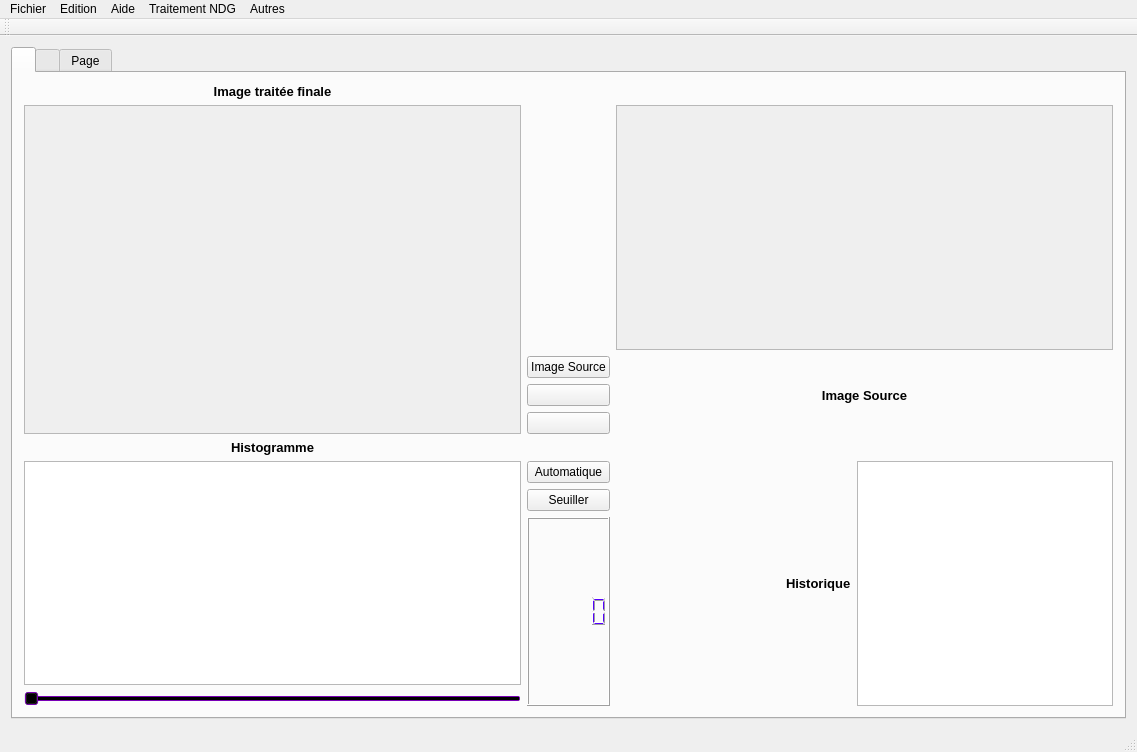
<?xml version="1.0" encoding="UTF-8"?>
<ui version="4.0">
 <class>MainWindow</class>
 <widget class="QMainWindow" name="MainWindow">
  <property name="enabled">
   <bool>true</bool>
  </property>
  <property name="geometry">
   <rect>
    <x>0</x>
    <y>0</y>
    <width>1137</width>
    <height>752</height>
   </rect>
  </property>
  <property name="palette">
   <palette>
    <active>
     <colorrole role="Text">
      <brush brushstyle="SolidPattern">
       <color alpha="255">
        <red>0</red>
        <green>0</green>
        <blue>0</blue>
       </color>
      </brush>
     </colorrole>
    </active>
    <inactive>
     <colorrole role="Text">
      <brush brushstyle="SolidPattern">
       <color alpha="255">
        <red>0</red>
        <green>0</green>
        <blue>0</blue>
       </color>
      </brush>
     </colorrole>
    </inactive>
    <disabled>
     <colorrole role="Text">
      <brush brushstyle="SolidPattern">
       <color alpha="255">
        <red>120</red>
        <green>120</green>
        <blue>120</blue>
       </color>
      </brush>
     </colorrole>
    </disabled>
   </palette>
  </property>
  <property name="windowTitle">
   <string>Projet C++</string>
  </property>
  <widget class="QWidget" name="centralWidget">
   <property name="enabled">
    <bool>true</bool>
   </property>
   <layout class="QGridLayout" name="gridLayout_3">
    <item row="0" column="1">
     <widget class="QTabWidget" name="tab_couleur">
      <property name="cursor">
       <cursorShape>OpenHandCursor</cursorShape>
      </property>
      <property name="currentIndex">
       <number>0</number>
      </property>
      <widget class="QWidget" name="tab_couleurPage1_2">
       <attribute name="title">
        <string/>
       </attribute>
       <layout class="QGridLayout" name="gridLayout">
        <item row="4" column="1">
         <layout class="QVBoxLayout" name="verticalLayout_5">
          <item>
           <widget class="QPushButton" name="boutonauto">
            <property name="cursor">
             <cursorShape>PointingHandCursor</cursorShape>
            </property>
            <property name="text">
             <string>Automatique</string>
            </property>
           </widget>
          </item>
          <item>
           <widget class="QPushButton" name="boutonseuil">
            <property name="cursor">
             <cursorShape>PointingHandCursor</cursorShape>
            </property>
            <property name="text">
             <string>Seuiller</string>
            </property>
           </widget>
          </item>
          <item>
           <widget class="QLCDNumber" name="lcd_seuil">
            <property name="palette">
             <palette>
              <active>
               <colorrole role="WindowText">
                <brush brushstyle="SolidPattern">
                 <color alpha="255">
                  <red>85</red>
                  <green>0</green>
                  <blue>255</blue>
                 </color>
                </brush>
               </colorrole>
               <colorrole role="Text">
                <brush brushstyle="SolidPattern">
                 <color alpha="255">
                  <red>85</red>
                  <green>0</green>
                  <blue>255</blue>
                 </color>
                </brush>
               </colorrole>
               <colorrole role="ButtonText">
                <brush brushstyle="SolidPattern">
                 <color alpha="255">
                  <red>85</red>
                  <green>0</green>
                  <blue>255</blue>
                 </color>
                </brush>
               </colorrole>
               <colorrole role="LinkVisited">
                <brush brushstyle="SolidPattern">
                 <color alpha="255">
                  <red>0</red>
                  <green>0</green>
                  <blue>255</blue>
                 </color>
                </brush>
               </colorrole>
              </active>
              <inactive>
               <colorrole role="WindowText">
                <brush brushstyle="SolidPattern">
                 <color alpha="255">
                  <red>85</red>
                  <green>0</green>
                  <blue>255</blue>
                 </color>
                </brush>
               </colorrole>
               <colorrole role="Text">
                <brush brushstyle="SolidPattern">
                 <color alpha="255">
                  <red>85</red>
                  <green>0</green>
                  <blue>255</blue>
                 </color>
                </brush>
               </colorrole>
               <colorrole role="ButtonText">
                <brush brushstyle="SolidPattern">
                 <color alpha="255">
                  <red>85</red>
                  <green>0</green>
                  <blue>255</blue>
                 </color>
                </brush>
               </colorrole>
               <colorrole role="LinkVisited">
                <brush brushstyle="SolidPattern">
                 <color alpha="255">
                  <red>0</red>
                  <green>0</green>
                  <blue>255</blue>
                 </color>
                </brush>
               </colorrole>
              </inactive>
              <disabled>
               <colorrole role="WindowText">
                <brush brushstyle="SolidPattern">
                 <color alpha="255">
                  <red>85</red>
                  <green>0</green>
                  <blue>255</blue>
                 </color>
                </brush>
               </colorrole>
               <colorrole role="Text">
                <brush brushstyle="SolidPattern">
                 <color alpha="255">
                  <red>85</red>
                  <green>0</green>
                  <blue>255</blue>
                 </color>
                </brush>
               </colorrole>
               <colorrole role="ButtonText">
                <brush brushstyle="SolidPattern">
                 <color alpha="255">
                  <red>85</red>
                  <green>0</green>
                  <blue>255</blue>
                 </color>
                </brush>
               </colorrole>
               <colorrole role="LinkVisited">
                <brush brushstyle="SolidPattern">
                 <color alpha="255">
                  <red>0</red>
                  <green>0</green>
                  <blue>255</blue>
                 </color>
                </brush>
               </colorrole>
              </disabled>
             </palette>
            </property>
            <property name="autoFillBackground">
             <bool>false</bool>
            </property>
            <property name="styleSheet">
             <string notr="true">QLCDNumber{
color: rgb(85, 0, 255);
font: 75 8pt &quot;MS Shell Dlg 2&quot;;
}</string>
            </property>
           </widget>
          </item>
         </layout>
        </item>
        <item row="4" column="2">
         <layout class="QHBoxLayout" name="horizontalLayout">
          <item>
           <spacer name="horizontalSpacer">
            <property name="orientation">
             <enum>Qt::Horizontal</enum>
            </property>
            <property name="sizeHint" stdset="0">
             <size>
              <width>40</width>
              <height>20</height>
             </size>
            </property>
           </spacer>
          </item>
          <item>
           <widget class="QLabel" name="lblhistorimage">
            <property name="font">
             <font>
              <pointsize>10</pointsize>
              <weight>75</weight>
              <bold>true</bold>
             </font>
            </property>
            <property name="text">
             <string>Historique</string>
            </property>
           </widget>
          </item>
          <item>
           <widget class="QTextEdit" name="txthistori"/>
          </item>
         </layout>
        </item>
        <item row="2" column="1">
         <layout class="QVBoxLayout" name="verticalLayout_2">
          <item>
           <widget class="QPushButton" name="bouton_source">
            <property name="cursor">
             <cursorShape>PointingHandCursor</cursorShape>
            </property>
            <property name="text">
             <string>Image Source</string>
            </property>
           </widget>
          </item>
          <item>
           <widget class="QPushButton" name="boutonplus">
            <property name="cursor">
             <cursorShape>PointingHandCursor</cursorShape>
            </property>
            <property name="text">
             <string/>
            </property>
           </widget>
          </item>
          <item>
           <widget class="QPushButton" name="boutonmoins">
            <property name="cursor">
             <cursorShape>PointingHandCursor</cursorShape>
            </property>
            <property name="text">
             <string/>
            </property>
           </widget>
          </item>
         </layout>
        </item>
        <item row="4" column="0">
         <layout class="QVBoxLayout" name="verticalLayout_4">
          <item>
           <widget class="QGraphicsView" name="grapHisto"/>
          </item>
          <item>
           <widget class="QSlider" name="hslider">
            <property name="palette">
             <palette>
              <active>
               <colorrole role="WindowText">
                <brush brushstyle="SolidPattern">
                 <color alpha="255">
                  <red>0</red>
                  <green>0</green>
                  <blue>0</blue>
                 </color>
                </brush>
               </colorrole>
               <colorrole role="Button">
                <brush brushstyle="SolidPattern">
                 <color alpha="255">
                  <red>0</red>
                  <green>0</green>
                  <blue>0</blue>
                 </color>
                </brush>
               </colorrole>
               <colorrole role="Light">
                <brush brushstyle="SolidPattern">
                 <color alpha="255">
                  <red>213</red>
                  <green>127</green>
                  <blue>255</blue>
                 </color>
                </brush>
               </colorrole>
               <colorrole role="Midlight">
                <brush brushstyle="SolidPattern">
                 <color alpha="255">
                  <red>191</red>
                  <green>63</green>
                  <blue>255</blue>
                 </color>
                </brush>
               </colorrole>
               <colorrole role="Dark">
                <brush brushstyle="SolidPattern">
                 <color alpha="255">
                  <red>85</red>
                  <green>0</green>
                  <blue>127</blue>
                 </color>
                </brush>
               </colorrole>
               <colorrole role="Mid">
                <brush brushstyle="SolidPattern">
                 <color alpha="255">
                  <red>113</red>
                  <green>0</green>
                  <blue>170</blue>
                 </color>
                </brush>
               </colorrole>
               <colorrole role="Text">
                <brush brushstyle="SolidPattern">
                 <color alpha="255">
                  <red>0</red>
                  <green>0</green>
                  <blue>0</blue>
                 </color>
                </brush>
               </colorrole>
               <colorrole role="BrightText">
                <brush brushstyle="SolidPattern">
                 <color alpha="255">
                  <red>255</red>
                  <green>255</green>
                  <blue>255</blue>
                 </color>
                </brush>
               </colorrole>
               <colorrole role="ButtonText">
                <brush brushstyle="SolidPattern">
                 <color alpha="255">
                  <red>0</red>
                  <green>0</green>
                  <blue>0</blue>
                 </color>
                </brush>
               </colorrole>
               <colorrole role="Base">
                <brush brushstyle="SolidPattern">
                 <color alpha="255">
                  <red>255</red>
                  <green>255</green>
                  <blue>255</blue>
                 </color>
                </brush>
               </colorrole>
               <colorrole role="Window">
                <brush brushstyle="SolidPattern">
                 <color alpha="255">
                  <red>170</red>
                  <green>0</green>
                  <blue>255</blue>
                 </color>
                </brush>
               </colorrole>
               <colorrole role="Shadow">
                <brush brushstyle="SolidPattern">
                 <color alpha="255">
                  <red>0</red>
                  <green>0</green>
                  <blue>0</blue>
                 </color>
                </brush>
               </colorrole>
               <colorrole role="AlternateBase">
                <brush brushstyle="SolidPattern">
                 <color alpha="255">
                  <red>212</red>
                  <green>127</green>
                  <blue>255</blue>
                 </color>
                </brush>
               </colorrole>
               <colorrole role="ToolTipBase">
                <brush brushstyle="SolidPattern">
                 <color alpha="255">
                  <red>255</red>
                  <green>255</green>
                  <blue>220</blue>
                 </color>
                </brush>
               </colorrole>
               <colorrole role="ToolTipText">
                <brush brushstyle="SolidPattern">
                 <color alpha="255">
                  <red>0</red>
                  <green>0</green>
                  <blue>0</blue>
                 </color>
                </brush>
               </colorrole>
              </active>
              <inactive>
               <colorrole role="WindowText">
                <brush brushstyle="SolidPattern">
                 <color alpha="255">
                  <red>0</red>
                  <green>0</green>
                  <blue>0</blue>
                 </color>
                </brush>
               </colorrole>
               <colorrole role="Button">
                <brush brushstyle="SolidPattern">
                 <color alpha="255">
                  <red>0</red>
                  <green>0</green>
                  <blue>0</blue>
                 </color>
                </brush>
               </colorrole>
               <colorrole role="Light">
                <brush brushstyle="SolidPattern">
                 <color alpha="255">
                  <red>213</red>
                  <green>127</green>
                  <blue>255</blue>
                 </color>
                </brush>
               </colorrole>
               <colorrole role="Midlight">
                <brush brushstyle="SolidPattern">
                 <color alpha="255">
                  <red>191</red>
                  <green>63</green>
                  <blue>255</blue>
                 </color>
                </brush>
               </colorrole>
               <colorrole role="Dark">
                <brush brushstyle="SolidPattern">
                 <color alpha="255">
                  <red>85</red>
                  <green>0</green>
                  <blue>127</blue>
                 </color>
                </brush>
               </colorrole>
               <colorrole role="Mid">
                <brush brushstyle="SolidPattern">
                 <color alpha="255">
                  <red>113</red>
                  <green>0</green>
                  <blue>170</blue>
                 </color>
                </brush>
               </colorrole>
               <colorrole role="Text">
                <brush brushstyle="SolidPattern">
                 <color alpha="255">
                  <red>0</red>
                  <green>0</green>
                  <blue>0</blue>
                 </color>
                </brush>
               </colorrole>
               <colorrole role="BrightText">
                <brush brushstyle="SolidPattern">
                 <color alpha="255">
                  <red>255</red>
                  <green>255</green>
                  <blue>255</blue>
                 </color>
                </brush>
               </colorrole>
               <colorrole role="ButtonText">
                <brush brushstyle="SolidPattern">
                 <color alpha="255">
                  <red>0</red>
                  <green>0</green>
                  <blue>0</blue>
                 </color>
                </brush>
               </colorrole>
               <colorrole role="Base">
                <brush brushstyle="SolidPattern">
                 <color alpha="255">
                  <red>255</red>
                  <green>255</green>
                  <blue>255</blue>
                 </color>
                </brush>
               </colorrole>
               <colorrole role="Window">
                <brush brushstyle="SolidPattern">
                 <color alpha="255">
                  <red>170</red>
                  <green>0</green>
                  <blue>255</blue>
                 </color>
                </brush>
               </colorrole>
               <colorrole role="Shadow">
                <brush brushstyle="SolidPattern">
                 <color alpha="255">
                  <red>0</red>
                  <green>0</green>
                  <blue>0</blue>
                 </color>
                </brush>
               </colorrole>
               <colorrole role="AlternateBase">
                <brush brushstyle="SolidPattern">
                 <color alpha="255">
                  <red>212</red>
                  <green>127</green>
                  <blue>255</blue>
                 </color>
                </brush>
               </colorrole>
               <colorrole role="ToolTipBase">
                <brush brushstyle="SolidPattern">
                 <color alpha="255">
                  <red>255</red>
                  <green>255</green>
                  <blue>220</blue>
                 </color>
                </brush>
               </colorrole>
               <colorrole role="ToolTipText">
                <brush brushstyle="SolidPattern">
                 <color alpha="255">
                  <red>0</red>
                  <green>0</green>
                  <blue>0</blue>
                 </color>
                </brush>
               </colorrole>
              </inactive>
              <disabled>
               <colorrole role="WindowText">
                <brush brushstyle="SolidPattern">
                 <color alpha="255">
                  <red>85</red>
                  <green>0</green>
                  <blue>127</blue>
                 </color>
                </brush>
               </colorrole>
               <colorrole role="Button">
                <brush brushstyle="SolidPattern">
                 <color alpha="255">
                  <red>0</red>
                  <green>0</green>
                  <blue>0</blue>
                 </color>
                </brush>
               </colorrole>
               <colorrole role="Light">
                <brush brushstyle="SolidPattern">
                 <color alpha="255">
                  <red>213</red>
                  <green>127</green>
                  <blue>255</blue>
                 </color>
                </brush>
               </colorrole>
               <colorrole role="Midlight">
                <brush brushstyle="SolidPattern">
                 <color alpha="255">
                  <red>191</red>
                  <green>63</green>
                  <blue>255</blue>
                 </color>
                </brush>
               </colorrole>
               <colorrole role="Dark">
                <brush brushstyle="SolidPattern">
                 <color alpha="255">
                  <red>85</red>
                  <green>0</green>
                  <blue>127</blue>
                 </color>
                </brush>
               </colorrole>
               <colorrole role="Mid">
                <brush brushstyle="SolidPattern">
                 <color alpha="255">
                  <red>113</red>
                  <green>0</green>
                  <blue>170</blue>
                 </color>
                </brush>
               </colorrole>
               <colorrole role="Text">
                <brush brushstyle="SolidPattern">
                 <color alpha="255">
                  <red>85</red>
                  <green>0</green>
                  <blue>127</blue>
                 </color>
                </brush>
               </colorrole>
               <colorrole role="BrightText">
                <brush brushstyle="SolidPattern">
                 <color alpha="255">
                  <red>255</red>
                  <green>255</green>
                  <blue>255</blue>
                 </color>
                </brush>
               </colorrole>
               <colorrole role="ButtonText">
                <brush brushstyle="SolidPattern">
                 <color alpha="255">
                  <red>85</red>
                  <green>0</green>
                  <blue>127</blue>
                 </color>
                </brush>
               </colorrole>
               <colorrole role="Base">
                <brush brushstyle="SolidPattern">
                 <color alpha="255">
                  <red>170</red>
                  <green>0</green>
                  <blue>255</blue>
                 </color>
                </brush>
               </colorrole>
               <colorrole role="Window">
                <brush brushstyle="SolidPattern">
                 <color alpha="255">
                  <red>170</red>
                  <green>0</green>
                  <blue>255</blue>
                 </color>
                </brush>
               </colorrole>
               <colorrole role="Shadow">
                <brush brushstyle="SolidPattern">
                 <color alpha="255">
                  <red>0</red>
                  <green>0</green>
                  <blue>0</blue>
                 </color>
                </brush>
               </colorrole>
               <colorrole role="AlternateBase">
                <brush brushstyle="SolidPattern">
                 <color alpha="255">
                  <red>170</red>
                  <green>0</green>
                  <blue>255</blue>
                 </color>
                </brush>
               </colorrole>
               <colorrole role="ToolTipBase">
                <brush brushstyle="SolidPattern">
                 <color alpha="255">
                  <red>255</red>
                  <green>255</green>
                  <blue>220</blue>
                 </color>
                </brush>
               </colorrole>
               <colorrole role="ToolTipText">
                <brush brushstyle="SolidPattern">
                 <color alpha="255">
                  <red>0</red>
                  <green>0</green>
                  <blue>0</blue>
                 </color>
                </brush>
               </colorrole>
              </disabled>
             </palette>
            </property>
            <property name="cursor">
             <cursorShape>PointingHandCursor</cursorShape>
            </property>
            <property name="maximum">
             <number>255</number>
            </property>
            <property name="orientation">
             <enum>Qt::Horizontal</enum>
            </property>
           </widget>
          </item>
         </layout>
        </item>
        <item row="1" column="2">
         <layout class="QVBoxLayout" name="verticalLayout_3">
          <item>
           <widget class="QScrollArea" name="scroll">
            <property name="cursor" stdset="0">
             <cursorShape>ForbiddenCursor</cursorShape>
            </property>
            <property name="widgetResizable">
             <bool>true</bool>
            </property>
            <widget class="QWidget" name="scrollAreaWidgetContents_2">
             <property name="geometry">
              <rect>
               <x>0</x>
               <y>0</y>
               <width>499</width>
               <height>245</height>
              </rect>
             </property>
            </widget>
           </widget>
          </item>
         </layout>
        </item>
        <item row="1" column="0" rowspan="2">
         <layout class="QVBoxLayout" name="verticalLayout">
          <item>
           <widget class="QScrollArea" name="scrolldest">
            <property name="cursor" stdset="0">
             <cursorShape>ForbiddenCursor</cursorShape>
            </property>
            <property name="widgetResizable">
             <bool>true</bool>
            </property>
            <widget class="QWidget" name="scrollAreaWidgetContents">
             <property name="geometry">
              <rect>
               <x>0</x>
               <y>0</y>
               <width>499</width>
               <height>334</height>
              </rect>
             </property>
            </widget>
           </widget>
          </item>
         </layout>
        </item>
        <item row="3" column="0">
         <widget class="QLabel" name="lbl_histo">
          <property name="font">
           <font>
            <pointsize>10</pointsize>
            <weight>75</weight>
            <bold>true</bold>
           </font>
          </property>
          <property name="text">
           <string>Histogramme</string>
          </property>
          <property name="alignment">
           <set>Qt::AlignCenter</set>
          </property>
         </widget>
        </item>
        <item row="2" column="2">
         <widget class="QLabel" name="lbl_texte_source">
          <property name="font">
           <font>
            <pointsize>10</pointsize>
            <weight>75</weight>
            <bold>true</bold>
           </font>
          </property>
          <property name="text">
           <string>Image Source</string>
          </property>
          <property name="alignment">
           <set>Qt::AlignCenter</set>
          </property>
         </widget>
        </item>
        <item row="0" column="0">
         <widget class="QLabel" name="label">
          <property name="font">
           <font>
            <pointsize>10</pointsize>
            <weight>75</weight>
            <bold>true</bold>
           </font>
          </property>
          <property name="text">
           <string>Image traitée finale</string>
          </property>
          <property name="alignment">
           <set>Qt::AlignCenter</set>
          </property>
         </widget>
        </item>
       </layout>
       <zorder></zorder>
       <zorder></zorder>
       <zorder></zorder>
       <zorder></zorder>
       <zorder></zorder>
       <zorder></zorder>
       <zorder>lbl_histo</zorder>
       <zorder>lbl_texte_source</zorder>
       <zorder>label</zorder>
      </widget>
      <widget class="QWidget" name="tab_couleurPage2_2">
       <attribute name="title">
        <string/>
       </attribute>
       <layout class="QGridLayout" name="gridLayout_2">
        <item row="15" column="1">
         <widget class="QPushButton" name="moins2">
          <property name="cursor">
           <cursorShape>PointingHandCursor</cursorShape>
          </property>
          <property name="text">
           <string/>
          </property>
         </widget>
        </item>
        <item row="5" column="0">
         <widget class="QScrollArea" name="scroll_couleur">
          <property name="cursor" stdset="0">
           <cursorShape>ForbiddenCursor</cursorShape>
          </property>
          <property name="widgetResizable">
           <bool>true</bool>
          </property>
          <widget class="QWidget" name="scrollAreaWidgetContents_3">
           <property name="geometry">
            <rect>
             <x>0</x>
             <y>0</y>
             <width>971</width>
             <height>551</height>
            </rect>
           </property>
          </widget>
         </widget>
        </item>
        <item row="14" column="0">
         <widget class="QLabel" name="Imagetraite">
          <property name="font">
           <font>
            <pointsize>10</pointsize>
            <weight>75</weight>
            <bold>true</bold>
           </font>
          </property>
          <property name="text">
           <string>Image traitée</string>
          </property>
          <property name="alignment">
           <set>Qt::AlignCenter</set>
          </property>
         </widget>
        </item>
        <item row="14" column="1">
         <widget class="QPushButton" name="plus2">
          <property name="cursor">
           <cursorShape>PointingHandCursor</cursorShape>
          </property>
          <property name="text">
           <string/>
          </property>
         </widget>
        </item>
        <item row="0" column="1">
         <widget class="QComboBox" name="combo_couleur">
          <property name="font">
           <font>
            <weight>75</weight>
            <bold>true</bold>
           </font>
          </property>
          <property name="cursor">
           <cursorShape>PointingHandCursor</cursorShape>
          </property>
          <item>
           <property name="text">
            <string>Image Originale</string>
           </property>
          </item>
          <item>
           <property name="text">
            <string>Plan Rouge</string>
           </property>
          </item>
          <item>
           <property name="text">
            <string>Plan Vert</string>
           </property>
          </item>
          <item>
           <property name="text">
            <string>Plan Bleu</string>
           </property>
          </item>
         </widget>
        </item>
        <item row="5" column="1">
         <widget class="QPushButton" name="bouton_valide">
          <property name="cursor">
           <cursorShape>PointingHandCursor</cursorShape>
          </property>
          <property name="text">
           <string/>
          </property>
         </widget>
        </item>
       </layout>
      </widget>
      <widget class="QWidget" name="tab">
       <attribute name="title">
        <string>Page</string>
       </attribute>
       <layout class="QGridLayout" name="gridLayout_4">
        <item row="3" column="1">
         <widget class="QPushButton" name="plus3">
          <property name="text">
           <string/>
          </property>
         </widget>
        </item>
        <item row="1" column="0">
         <widget class="QScrollArea" name="scroll_forme">
          <property name="cursor" stdset="0">
           <cursorShape>ForbiddenCursor</cursorShape>
          </property>
          <property name="widgetResizable">
           <bool>true</bool>
          </property>
          <widget class="QWidget" name="scrollAreaWidgetContents_4">
           <property name="geometry">
            <rect>
             <x>0</x>
             <y>0</y>
             <width>936</width>
             <height>551</height>
            </rect>
           </property>
          </widget>
         </widget>
        </item>
        <item row="3" column="0">
         <widget class="QLabel" name="labelforme">
          <property name="font">
           <font>
            <pointsize>10</pointsize>
            <weight>75</weight>
            <bold>true</bold>
           </font>
          </property>
          <property name="text">
           <string>Image traitée</string>
          </property>
          <property name="alignment">
           <set>Qt::AlignCenter</set>
          </property>
         </widget>
        </item>
        <item row="4" column="1">
         <widget class="QPushButton" name="moins3">
          <property name="text">
           <string/>
          </property>
         </widget>
        </item>
        <item row="0" column="1">
         <widget class="QComboBox" name="comboBox">
          <property name="font">
           <font>
            <weight>75</weight>
            <bold>true</bold>
           </font>
          </property>
          <property name="cursor">
           <cursorShape>PointingHandCursor</cursorShape>
          </property>
          <item>
           <property name="text">
            <string>Image Originale</string>
           </property>
          </item>
          <item>
           <property name="text">
            <string>Supprimer le fond</string>
           </property>
          </item>
          <item>
           <property name="text">
            <string>Détection de contours</string>
           </property>
          </item>
          <item>
           <property name="text">
            <string>Egalisation</string>
           </property>
          </item>
         </widget>
        </item>
        <item row="1" column="1">
         <widget class="QPushButton" name="bouton_valide2">
          <property name="cursor">
           <cursorShape>PointingHandCursor</cursorShape>
          </property>
          <property name="text">
           <string/>
          </property>
         </widget>
        </item>
        <item row="4" column="0">
         <widget class="QSlider" name="slider_egalisation">
          <property name="orientation">
           <enum>Qt::Horizontal</enum>
          </property>
         </widget>
        </item>
       </layout>
      </widget>
     </widget>
    </item>
   </layout>
  </widget>
  <widget class="QMenuBar" name="menuBar">
   <property name="geometry">
    <rect>
     <x>0</x>
     <y>0</y>
     <width>1137</width>
     <height>21</height>
    </rect>
   </property>
   <widget class="QMenu" name="menuFichier">
    <property name="title">
     <string>Fichier</string>
    </property>
    <addaction name="actionOurvir"/>
    <addaction name="actionEnregsitrer"/>
    <addaction name="actionEnregistrer_sous"/>
    <addaction name="actionQuitter"/>
   </widget>
   <widget class="QMenu" name="menuEdition">
    <property name="title">
     <string>Edition</string>
    </property>
    <addaction name="actionAnnuler"/>
    <addaction name="actionR_tablir"/>
   </widget>
   <widget class="QMenu" name="menuAide">
    <property name="title">
     <string>Aide</string>
    </property>
    <addaction name="actionA_propos_de_Qt"/>
   </widget>
   <widget class="QMenu" name="menuTraitement_NDG">
    <property name="title">
     <string>Traitement NDG</string>
    </property>
    <widget class="QMenu" name="menuOuverture">
     <property name="title">
      <string>Ouverture</string>
     </property>
     <addaction name="actionCercle"/>
     <addaction name="actionCarr"/>
    </widget>
    <widget class="QMenu" name="menuFermeture">
     <property name="title">
      <string>Fermeture</string>
     </property>
     <addaction name="actionCercle_2"/>
     <addaction name="actionCarr_2"/>
    </widget>
    <addaction name="actionCompl_ment"/>
    <addaction name="menuOuverture"/>
    <addaction name="menuFermeture"/>
   </widget>
   <widget class="QMenu" name="menuAutres">
    <property name="title">
     <string>Autres</string>
    </property>
    <addaction name="actionInversion"/>
    <addaction name="actionAnnuler_zoom"/>
    <addaction name="actionAnnuler_Inversion"/>
   </widget>
   <addaction name="menuFichier"/>
   <addaction name="menuEdition"/>
   <addaction name="menuAide"/>
   <addaction name="menuTraitement_NDG"/>
   <addaction name="menuAutres"/>
  </widget>
  <widget class="QToolBar" name="mainToolBar">
   <attribute name="toolBarArea">
    <enum>TopToolBarArea</enum>
   </attribute>
   <attribute name="toolBarBreak">
    <bool>false</bool>
   </attribute>
  </widget>
  <widget class="QStatusBar" name="statusBar"/>
  <action name="actionOurvir">
   <property name="text">
    <string>Ouvir...</string>
   </property>
   <property name="shortcut">
    <string>Ctrl+O</string>
   </property>
  </action>
  <action name="actionEnregsitrer">
   <property name="text">
    <string>Enregistrer</string>
   </property>
   <property name="shortcut">
    <string>Ctrl+S</string>
   </property>
  </action>
  <action name="actionEnregistrer_sous">
   <property name="text">
    <string>Enregistrer sous...</string>
   </property>
  </action>
  <action name="actionQuitter">
   <property name="text">
    <string>Quitter</string>
   </property>
   <property name="shortcut">
    <string>Ctrl+Q</string>
   </property>
  </action>
  <action name="actionAnnuler">
   <property name="text">
    <string>Annuler</string>
   </property>
   <property name="shortcut">
    <string>Ctrl+Z</string>
   </property>
  </action>
  <action name="actionR_tablir">
   <property name="text">
    <string>Rétablir</string>
   </property>
   <property name="shortcut">
    <string>Ctrl+T</string>
   </property>
  </action>
  <action name="actionA_propos_de_Qt">
   <property name="text">
    <string>A propos de Qt...</string>
   </property>
  </action>
  <action name="actionCompl_ment">
   <property name="text">
    <string>Complément</string>
   </property>
  </action>
  <action name="actionRouge">
   <property name="text">
    <string>Rouge</string>
   </property>
  </action>
  <action name="actionBleu">
   <property name="text">
    <string>Bleu</string>
   </property>
  </action>
  <action name="actionVert">
   <property name="text">
    <string>Vert</string>
   </property>
  </action>
  <action name="actionCercle">
   <property name="text">
    <string>Cercle</string>
   </property>
  </action>
  <action name="actionCarr">
   <property name="text">
    <string>Carré</string>
   </property>
  </action>
  <action name="actionCercle_2">
   <property name="text">
    <string>Cercle</string>
   </property>
  </action>
  <action name="actionCarr_2">
   <property name="text">
    <string>Carré</string>
   </property>
  </action>
  <action name="actionRouge_2">
   <property name="text">
    <string>Rouge</string>
   </property>
  </action>
  <action name="actionVert_2">
   <property name="text">
    <string>Vert</string>
   </property>
  </action>
  <action name="actionBleu_2">
   <property name="text">
    <string>Bleu</string>
   </property>
  </action>
  <action name="actionInversion">
   <property name="text">
    <string>Inversion</string>
   </property>
  </action>
  <action name="actionAnnuler_zoom">
   <property name="text">
    <string>Annuler zoom</string>
   </property>
  </action>
  <action name="actionAnnuler_Inversion">
   <property name="text">
    <string>Annuler Inversion</string>
   </property>
  </action>
 </widget>
 <layoutdefault spacing="6" margin="11"/>
 <resources/>
 <connections>
  <connection>
   <sender>hslider</sender>
   <signal>sliderMoved(int)</signal>
   <receiver>lcd_seuil</receiver>
   <slot>display(int)</slot>
   <hints>
    <hint type="sourcelabel">
     <x>242</x>
     <y>572</y>
    </hint>
    <hint type="destinationlabel">
     <x>509</x>
     <y>500</y>
    </hint>
   </hints>
  </connection>
 </connections>
</ui>
